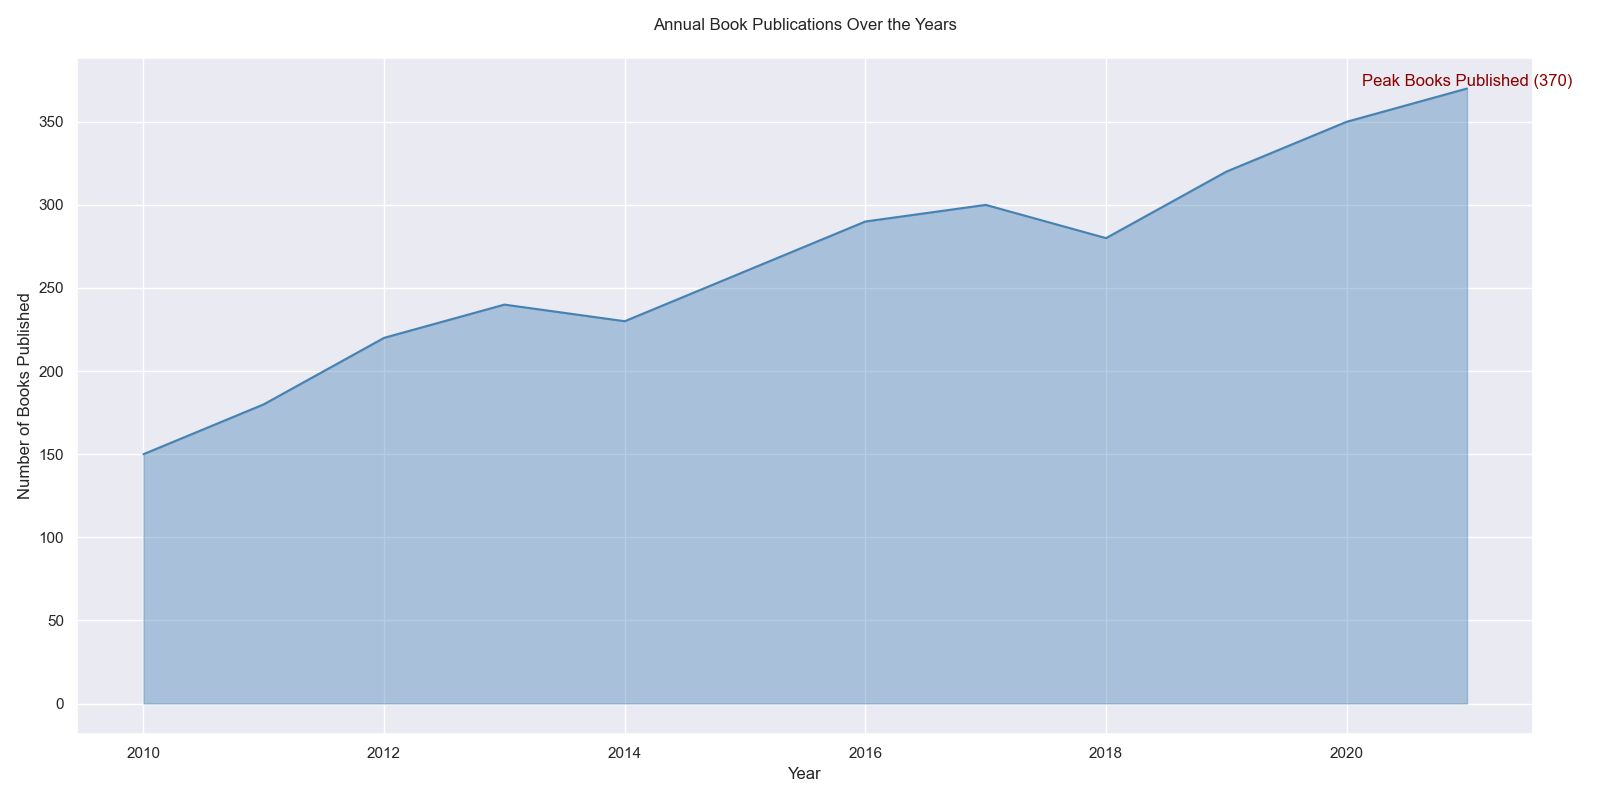

Python code for this plot:

import seaborn as sns
import pandas as pd
import matplotlib.pyplot as plt

# Create a DataFrame from the data
data = {
    'Year': [2010, 2011, 2012, 2013, 2014, 2015, 2016, 2017, 2018, 2019, 2020, 2021],
    'Books_Published': [150, 180, 220, 240, 230, 260, 290, 300, 280, 320, 350, 370]
}
df = pd.DataFrame(data)

# Ensure that the Year column is treated as categorical with the correct order
df['Year'] = pd.Categorical(df['Year'], categories=data['Year'], ordered=True)

# Set the aesthetic style of the plots
sns.set_theme()

# Create the area chart
plt.figure(figsize=(16, 8))
area_chart = sns.lineplot(data=df, x='Year', y='Books_Published', sort=False, color='#4682B4')
area_chart.fill_between(df['Year'], df['Books_Published'], alpha=0.4, color='#4682B4')

# Assign an annotation/text label on the chart for the highest number of books published
plt.text(x=2021, y=370, s='Peak Books Published (370)', color='darkred', va='bottom', ha='center')

# Set chart title and labels
plt.title('Annual Book Publications Over the Years', loc='center', pad=20)
plt.xlabel('Year')
plt.ylabel('Number of Books Published')

# Finalize and show the plot
plt.tight_layout()
plt.show()
